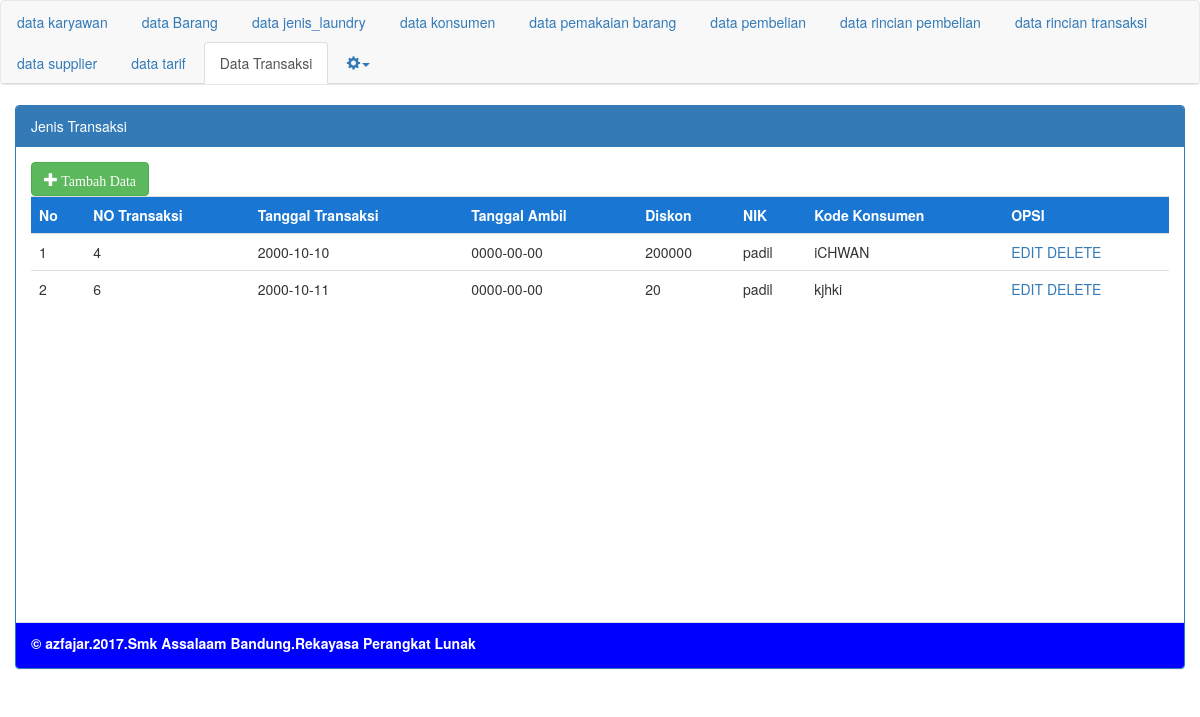
Page /transaksi/index.php on the committed database.
### tables this page shows
CREATE TABLE `transaksi` (
  `no_transaksi` int(10) NOT NULL,
  `tgl_transaksi` date DEFAULT NULL,
  `tgl_ambil` date DEFAULT NULL,
  `diskon` varchar(225) DEFAULT NULL,
  `kode_konsumen` int(10) DEFAULT NULL,
  `nik` int(10) DEFAULT NULL
);

CREATE TABLE `karyawan` (
  `nik` int(10) NOT NULL,
  `nama_karyawan` varchar(225) DEFAULT NULL,
  `alamat_karyawan` text,
  `tlp_karyawan` varchar(225) DEFAULT NULL,
  `gender_karyawan` varchar(225) DEFAULT NULL
);

CREATE TABLE `konsumen` (
  `kode_konsumen` int(10) NOT NULL,
  `nama_konsumen` varchar(225) DEFAULT NULL,
  `alamat_konsumen` text,
  `tlp_konsumen` varchar(255) DEFAULT NULL
);

### transaksi/index.php (the view, shortened to what this page needs)
<!DOCTYPE html>
<html>
<head>
</head>
<body>
<!DOCTYPE html>
<html lang="en">
  <head>
    <link href="/azfajar/tampilan/css/bootstrap.min.css" rel="stylesheet">
  </head>
  <body>
    <nav class="navbar navbar-default">
  <ul class="nav nav-tabs">
  <li role="presentation"><a href="http://localhost/azfajar/karyawan/">data karyawan</a></li>
  <li role="presentation"><a href="http://localhost/azfajar/barang/">data Barang</a></li>
  <li role="presentation"><a href="http://localhost/azfajar/jenis_laundry/">data jenis_laundry</a></li>
  <li role="presentation"><a href="http://localhost/azfajar/konsumen/">data konsumen</a></li>
  <li role="presentation"><a href="http://localhost/azfajar/pemakaian_barang/">data pemakaian barang</a></li>
  <li role="presentation"><a href="http://localhost/azfajar/pembelian/">data pembelian</a></li>
  <li role="presentation"><a href="http://localhost/azfajar/rincian_pembelian/">data rincian pembelian</a></li>
  <li role="presentation"><a href="http://localhost/azfajar/rincian_transaksi/">data rincian transaksi</a></li>
  <li role="presentation"><a href="http://localhost/azfajar/supplier/">data supplier</a></li>
  <li role="presentation"><a href="http://localhost/azfajar/tarif/">data tarif</a></li>
   <li role="presentation" class="active"><a href="">Data Transaksi</a></li>
  <li role="presentation" class="dropdown">
    <a class="dropdown-toggle" data-toggle="dropdown" role="button" aria-haspopup="true" aria-expanded="false"><span class="glyphicon glyphicon-cog"></span><span class="caret"></span>
    </a>
  </li>
</nav>
  <div class="col-md-12">
    <div class="container">
      <div class="row">
        <div class="panel panel-primary">
          <div class="panel-heading">Jenis Transaksi</div>
          <div class="panel-body">
          <table class="table" >
 <a class='btn btn-success' href="tambah.php"><span class="glyphicon glyphicon-plus"><font face="Impact"> Tambah Data</font></span></a>
  <center>
      <tr>
        <th bgcolor="#1976d2"><font color="white">No</font></th>
        <th bgcolor="#1976d2"><font color="white">NO Transaksi</font></th>
        <th bgcolor="#1976d2"><font color="white">Tanggal Transaksi</font></th>
        <th bgcolor="#1976d2"><font color="white">Tanggal Ambil</font></th>
        <th bgcolor="#1976d2"><font color="white">Diskon</font></th>
        <th bgcolor="#1976d2"><font color="white">NIK</font></th>
        <th bgcolor="#1976d2"><font color="white">Kode Konsumen</font></th>
        <th bgcolor="#1976d2"><font color="white">OPSI</font></th>
      </tr>
          <?php
          include'koneksi.php';
          $data =mysqli_query($koneksi,"SELECT transaksi.no_transaksi,
                                               transaksi.tgl_transaksi,
                                               transaksi.tgl_ambil,
                                               transaksi.diskon,
                                               transaksi.nik,
                                               transaksi.kode_konsumen,
                                               konsumen.nama_konsumen,
                                               karyawan.nama_karyawan
                                               FROM transaksi INNER JOIN konsumen ON
                                               konsumen.kode_konsumen=transaksi.kode_konsumen
                                               INNER JOIN karyawan ON karyawan.nik=transaksi.nik");
          $no=1;
          foreach ($data as $dataa)
          {
            echo  "<tr>
                <td>$no</td>
                    <td>".$dataa['no_transaksi']."</td>
                    <td>".$dataa['tgl_transaksi']."</td>
                    <td>".$dataa['tgl_ambil']."</td>
                    <td>".$dataa['diskon']."</td>
                    <td>".$dataa['nama_karyawan']."</td>
                    <td>".$dataa['nama_konsumen']."</td>
                    <td>
              <a href='edit.php?no_transaksi=$dataa[no_transaksi]'>EDIT</a>
              <a href='delete.php?no_transaksi=$dataa[no_transaksi]'>DELETE</a>
                    </td>
                 </tr>";
                            $no++;
          }
         ?>
      </table>
          </div>
          <br><br><br><br><br><br><br><br><br><br><br><br><br><br>
          <div class="panel-footer panel-custom">
              <label>&copy; azfajar.2017.Smk Assalaam Bandung.Rekayasa Perangkat Lunak</label>
          </div>
        </div>
      </div>
    </div>
  </div>
  </body>
</html>
</body>
</html>

### transaksi/index.php (style rules this page uses)
.panel-footer.panel-custom { background: blue; color: white; position:relative; bottom: 0px; width: 100%; }

### rows in the picture
transaksi: no_transaksi "4", tgl_transaksi "2000-10-10", tgl_ambil "0000-00-00", diskon "200000", nik.nama_karyawan "padil", kode_konsumen.nama_konsumen "iCHWAN"
transaksi: no_transaksi "6", tgl_transaksi "2000-10-11", tgl_ambil "0000-00-00", diskon "20", nik.nama_karyawan "padil", kode_konsumen.nama_konsumen "kjhki"
